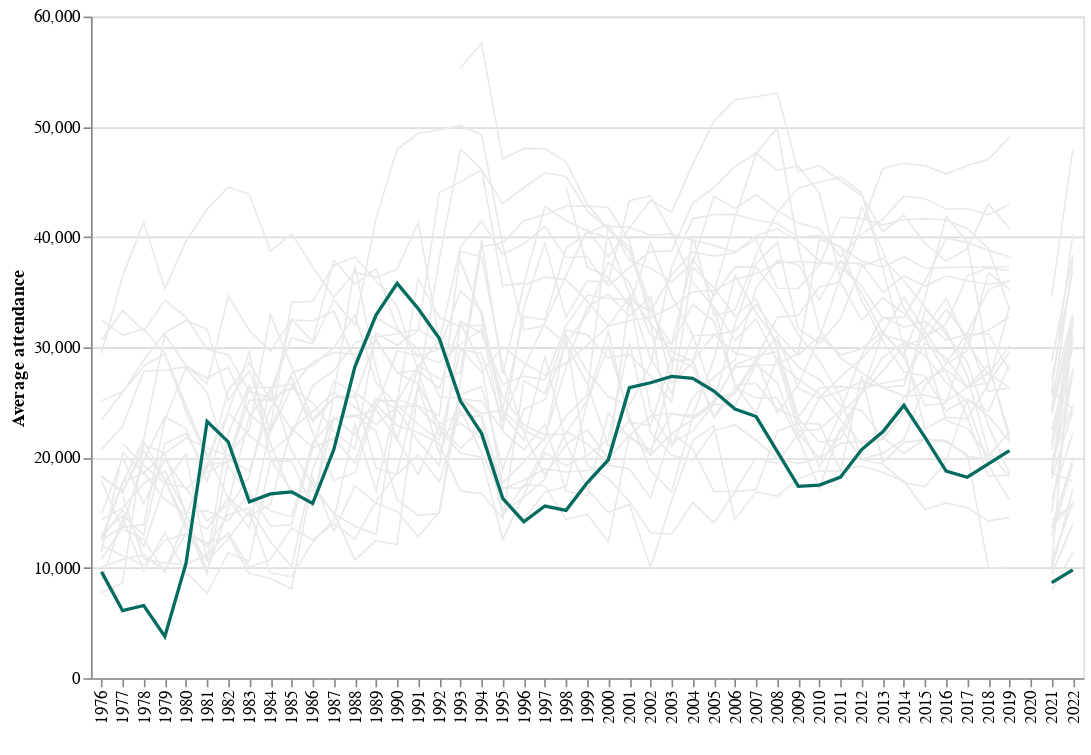

Notebook source saved alongside this figure:
### Markdown cell above
#### How does Oakland compare to other teams?

### Code cell
others_line = alt.Chart(df_melt[(df_melt['variable'] == 'avg_attend') & (df_melt['team'] != 'Oakland Athletics')]).mark_line(size=1).encode(
    x=alt.X('year:O', title=' '),
    y=alt.Y('value', axis=alt.Axis(tickCount=5, title='Average attendance')),
    color=alt.Color('team', scale=alt.Scale(range=['#e9e9e9']), legend=None))

oakland_line = alt.Chart(df_melt[(df_melt['variable'] == 'avg_attend') & (df_melt['team'] == 'Oakland Athletics')]).mark_line(color='#006b5e', size=2).encode(
    x='year:O',
        y=alt.Y('value', axis=alt.Axis(tickCount=5, title='Average attendance')))

(others_line + oakland_line).properties(width=600, height=400).configure_legend(orient='top')

### Figure 1 — Vega-Lite specification as saved in the notebook (floating-point values rounded to 4 significant figures; data arrays with more than 128 entries replaced by an {"elided": "..."} marker saying what was removed)
{"config": {"view": {"continuousWidth": 400, "continuousHeight": 300}, "legend": {"orient": "top"}}, "layer": [{"data": {"name": "data-dcd59b8a944ed35b7f2d913491688241"}, "mark": {"type": "line", "size": 1}, "encoding": {"color": {"field": "team", "legend": null, "scale": {"range": ["#e9e9e9"]}, "type": "nominal"}, "x": {"field": "year", "title": " ", "type": "ordinal"}, "y": {"axis": {"tickCount": 5, "title": "Average attendance"}, "field": "value", "type": "quantitative"}}}, {"data": {"name": "data-4ee036146cab4271d5617098eb3b3f00"}, "mark": {"type": "line", "color": "#006b5e", "size": 2}, "encoding": {"x": {"field": "year", "type": "ordinal"}, "y": {"axis": {"tickCount": 5, "title": "Average attendance"}, "field": "value", "type": "quantitative"}}}], "height": 400, "width": 600, "$schema": "https://vega.github.io/schema/vega-lite/v4.17.0.json", "datasets": {"data-dcd59b8a944ed35b7f2d913491688241": {"elided": "1254 records"}, "data-4ee036146cab4271d5617098eb3b3f00": [{"team": "Oakland Athletics", "year": 1976, "variable": "avg_attend", "value": 9637.0}, {"team": "Oakland Athletics", "year": 1977, "variable": "avg_attend", "value": 6119.0}, {"team": "Oakland Athletics", "year": 1978, "variable": "avg_attend", "value": 6587.0}, {"team": "Oakland Athletics", "year": 1979, "variable": "avg_attend", "value": 3787.0}, {"team": "Oakland Athletics", "year": 1980, "variable": "avg_attend", "value": 10400.0}, {"team": "Oakland Athletics", "year": 1981, "variable": "avg_attend", "value": 23290.0}, {"team": "Oakland Athletics", "year": 1982, "variable": "avg_attend", "value": 21430.0}, {"team": "Oakland Athletics", "year": 1983, "variable": "avg_attend", "value": 15990.0}, {"team": "Oakland Athletics", "year": 1984, "variable": "avg_attend", "value": 16710.0}, {"team": "Oakland Athletics", "year": 1985, "variable": "avg_attend", "value": 16890.0}, {"team": "Oakland Athletics", "year": 1986, "variable": "avg_attend", "value": 15840.0}, {"team": "Oakland Athletics", "year": 1987, "variable": "avg_attend", "value": 20730.0}, {"team": "Oakland Athletics", "year": 1988, "variable": "avg_attend", "value": 28240.0}, {"team": "Oakland Athletics", "year": 1989, "variable": "avg_attend", "value": 32930.0}, {"team": "Oakland Athletics", "year": 1990, "variable": "avg_attend", "value": 35800.0}, {"team": "Oakland Athletics", "year": 1991, "variable": "avg_attend", "value": 33500.0}, {"team": "Oakland Athletics", "year": 1992, "variable": "avg_attend", "value": 30790.0}, {"team": "Oakland Athletics", "year": 1993, "variable": "avg_attend", "value": 25120.0}, {"team": "Oakland Athletics", "year": 1994, "variable": "avg_attend", "value": 22190.0}, {"team": "Oakland Athletics", "year": 1995, "variable": "avg_attend", "value": 16310.0}, {"team": "Oakland Athletics", "year": 1996, "variable": "avg_attend", "value": 14180.0}, {"team": "Oakland Athletics", "year": 1997, "variable": "avg_attend", "value": 15610.0}, {"team": "Oakland Athletics", "year": 1998, "variable": "avg_attend", "value": 15210.0}, {"team": "Oakland Athletics", "year": 1999, "variable": "avg_attend", "value": 17710.0}, {"team": "Oakland Athletics", "year": 2000, "variable": "avg_attend", "value": 19800.0}, {"team": "Oakland Athletics", "year": 2001, "variable": "avg_attend", "value": 26340.0}, {"team": "Oakland Athletics", "year": 2002, "variable": "avg_attend", "value": 26790.0}, {"team": "Oakland Athletics", "year": 2003, "variable": "avg_attend", "value": 27360.0}, {"team": "Oakland Athletics", "year": 2004, "variable": "avg_attend", "value": 27180.0}, {"team": "Oakland Athletics", "year": 2005, "variable": "avg_attend", "value": 26040.0}, {"team": "Oakland Athletics", "year": 2006, "variable": "avg_attend", "value": 24400.0}, {"team": "Oakland Athletics", "year": 2007, "variable": "avg_attend", "value": 23730.0}, {"team": "Oakland Athletics", "year": 2008, "variable": "avg_attend", "value": 20560.0}, {"team": "Oakland Athletics", "year": 2009, "variable": "avg_attend", "value": 17390.0}, {"team": "Oakland Athletics", "year": 2010, "variable": "avg_attend", "value": 17510.0}, {"team": "Oakland Athletics", "year": 2011, "variable": "avg_attend", "value": 18230.0}, {"team": "Oakland Athletics", "year": 2012, "variable": "avg_attend", "value": 20730.0}, {"team": "Oakland Athletics", "year": 2013, "variable": "avg_attend", "value": 22340.0}, {"team": "Oakland Athletics", "year": 2014, "variable": "avg_attend", "value": 24740.0}, {"team": "Oakland Athletics", "year": 2015, "variable": "avg_attend", "value": 21830.0}, {"team": "Oakland Athletics", "year": 2016, "variable": "avg_attend", "value": 18780.0}, {"team": "Oakland Athletics", "year": 2017, "variable": "avg_attend", "value": 18220.0}, {"team": "Oakland Athletics", "year": 2018, "variable": "avg_attend", "value": 19430.0}, {"team": "Oakland Athletics", "year": 2019, "variable": "avg_attend", "value": 20630.0}, {"team": "Oakland Athletics", "year": 2020, "variable": "avg_attend", "value": null}, {"team": "Oakland Athletics", "year": 2021, "variable": "avg_attend", "value": 8660.0}, {"team": "Oakland Athletics", "year": 2022, "variable": "avg_attend", "value": 9821.0}]}}
